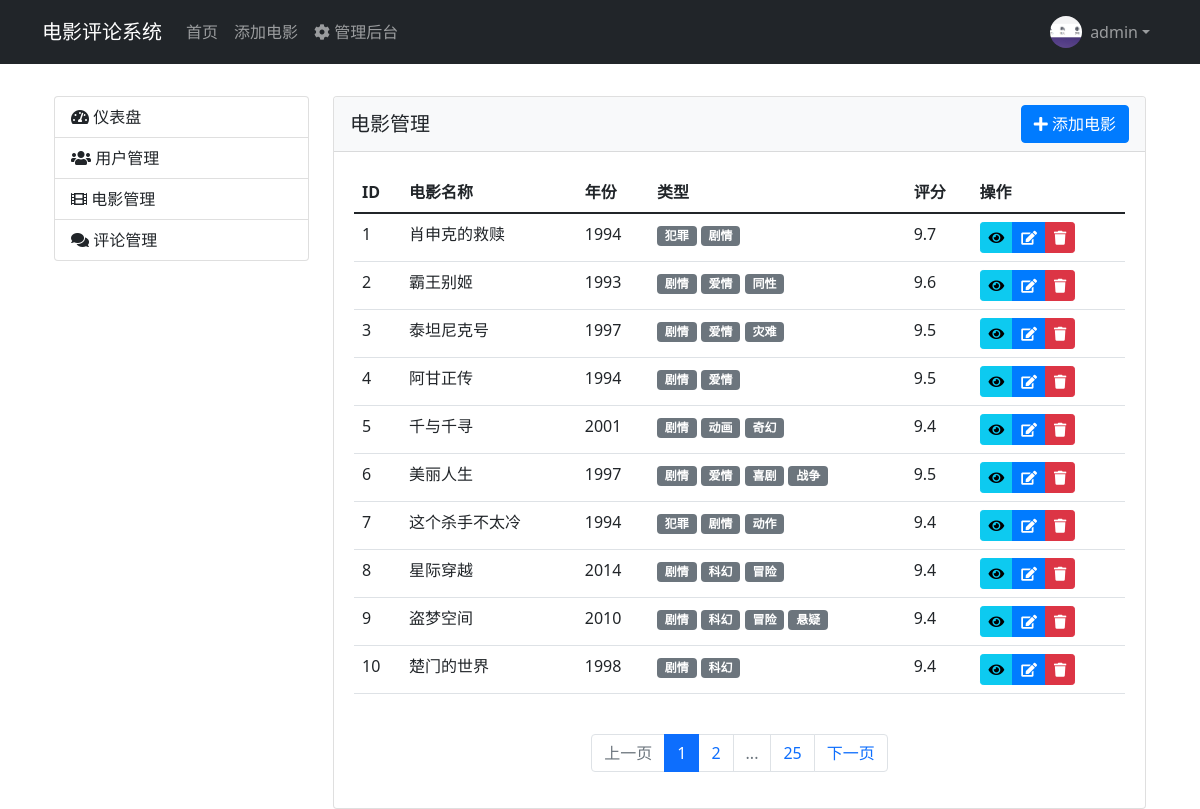
The page /admin/movies (signed in) on the database its author committed.
### models/user_models.py (models this page shows, shortened)
class User(Base):
    __tablename__ = 'users'
    id = Column(Integer, primary_key=True)
    username = Column(String(80), unique=True, nullable=False)
    email = Column(String(120), unique=True, nullable=False)
    password_hash = Column(String(128))
    avatar = Column(String(255))
    phone = Column(String(20))
    bio = Column(Text)
    created_at = Column(DateTime, default=datetime.utcnow)
    role_id = Column(Integer, ForeignKey('roles.id'))
    role = relationship('Role', back_populates='users')
    reviews = relationship('Review', back_populates='author')

### models/movie_models.py (models this page shows)
class Movie(Base):
    __tablename__ = 'movies'
    id = Column(Integer, primary_key=True)
    link = Column(String(255))
    img_src = Column(String(255))
    title = Column(String(100))
    rating = Column(Float)
    judge_num = Column(Integer)
    quote = Column(Text)
    director = Column(String(100))
    actors = Column(String(200))
    year = Column(String(10))
    country = Column(String(50))
    duration = Column(String(20))
    created_at = Column(DateTime, default=datetime.utcnow)
    genres = relationship('MovieGenre', back_populates='movie', lazy='joined')
    reviews = relationship('Review', back_populates='movie', lazy='dynamic')

class MovieGenre(Base):
    __tablename__ = 'movie_genres'
    id = Column(Integer, primary_key=True)
    movie_id = Column(Integer, ForeignKey('movies.id'), nullable=False)
    genre_id = Column(Integer, ForeignKey('genres.id'), nullable=False)
    movie = relationship('Movie', back_populates='genres')
    genre = relationship('Genre', back_populates='movies')

class Genre(Base):
    __tablename__ = 'genres'
    id = Column(Integer, primary_key=True)
    name = Column(String(50), unique=True, nullable=False)
    movies = relationship('MovieGenre', back_populates='genre')

### apps/admin/router.py (the view)
@router.get("/admin/movies", name="manage_movies")
async def manage_movies(request: Request, db: Session = Depends(get_db), current_user=Depends(get_current_user), page: int = Query(1, ge=1)):
    if not current_user or not current_user.can(Permission.ADMIN):
        return RedirectResponse(url="/auth/login", status_code=303)
    per_page = 10
    query = db.query(Movie).order_by(Movie.created_at.desc() if hasattr(Movie, 'created_at') else Movie.id.desc())
    total = query.count()
    movies = query.offset((page - 1) * per_page).limit(per_page).all()
    pagination = Pagination(page, per_page, total)
    return templates.TemplateResponse(
        "admin/movies.html",
        {
            "request": request,
            "current_user": current_user,
            "movies": movies,
            "pagination": pagination,
            "Permission": Permission
        }
    )

### templates/admin/movies.html (shortened to what this page needs)
{% extends "admin/dashboard.html" %}
{% block admin_content %}
<div class="card">
    <div class="card-header d-flex justify-content-between align-items-center">
        <h5 class="mb-0">电影管理</h5>
        <a href="{{ request.url_for('add_movie') }}" class="btn btn-primary">
            <i class="fas fa-plus"></i> 添加电影
        </a>
    </div>
    <div class="card-body">
        <div class="table-responsive">
            <table class="table table-hover">
                <thead>
                    <tr>
                        <th>ID</th>
                        <th>电影名称</th>
                        <th>年份</th>
                        <th>类型</th>
                        <th>评分</th>
                        <th>操作</th>
                    </tr>
                </thead>
                <tbody>
                    {% for movie in movies %}
                    <tr>
                        <td>{{ movie.id }}</td>
                        <td>{{ movie.title }}</td>
                        <td>{{ movie.year }}</td>
                        <td>
                            {% for movie_genre in movie.genres %}
                            <span class="badge bg-secondary">{{ movie_genre.genre.name }}</span>
                            {% endfor %}
                        </td>
                        <td>{{ "%.1f"|format(movie.rating|float) if movie.rating else "暂无" }}</td>
                        <td>
                            <div class="btn-group" role="group">
                                <a href="{{ request.url_for('movie_detail', movie_id=movie.id) }}" class="btn btn-sm btn-info" title="查看">
                                    <i class="fas fa-eye"></i>
                                </a>
                                <a href="{{ request.url_for('admin_edit_movie_page', id=movie.id) }}" class="btn btn-sm btn-primary" title="编辑">
                                    <i class="fas fa-edit"></i>
                                </a>
                                <button type="button" class="btn btn-sm btn-danger" title="删除"
                                        onclick="confirmDelete('{{ movie.id }}', '{{ movie.title }}')"
                                        {% if not current_user.can(Permission.MOVIE_DELETE) %}disabled{% endif %}>
                                    <i class="fas fa-trash"></i>
                                </button>
                            </div>
                        </td>
                    </tr>
                    {% endfor %}
                </tbody>
            </table>
        </div>
        {% if pagination %}
        <nav aria-label="Page navigation" class="mt-4">
            <ul class="pagination justify-content-center">
                {% if pagination.has_prev %}
                <li class="page-item">
                    <a class="page-link" href="{{ request.url_for('manage_movies') }}?page={{ pagination.prev_num }}">上一页</a>
                </li>
                {% else %}
                <li class="page-item disabled">
                    <span class="page-link">上一页</span>
                </li>
                {% endif %}
                {% for page in pagination.iter_pages() %}
                    {% if page %}
                        {% if page != pagination.page %}
                        <li class="page-item">
                            <a class="page-link" href="{{ request.url_for('manage_movies') }}?page={{ page }}">{{ page }}</a>
                        </li>
                        {% else %}
                        <li class="page-item active">
                            <span class="page-link">{{ page }}</span>
                        </li>
                        {% endif %}
                    {% else %}
                        <li class="page-item disabled">
                            <span class="page-link">...</span>
                        </li>
                    {% endif %}
                {% endfor %}
                {% if pagination.has_next %}
                <li class="page-item">
                    <a class="page-link" href="{{ request.url_for('manage_movies') }}?page={{ pagination.next_num }}">下一页</a>
                </li>
                {% else %}
                <li class="page-item disabled">
                    <span class="page-link">下一页</span>
                </li>
                {% endif %}
            </ul>
        </nav>
        {% endif %}
    </div>
</div>
{% endblock %}

### templates/base.html (shortened to what this page needs)
<!DOCTYPE html>
<html lang="zh">
<head>
    <link href="https://cdn.jsdelivr.net/npm/bootstrap@5.1.3/dist/css/bootstrap.min.css" rel="stylesheet">
    <link rel="stylesheet" href="https://cdnjs.cloudflare.com/ajax/libs/font-awesome/5.15.4/css/all.min.css">
    <link rel="stylesheet" href="/static/css/style.css">
</head>
<body>
    <nav class="navbar navbar-expand-lg navbar-dark bg-dark">
        <div class="container">
            <a class="navbar-brand" href="/">电影评论系统</a>
            <div class="collapse navbar-collapse" id="navbarNav">
                <ul class="navbar-nav me-auto">
                    <li class="nav-item">
                        <a class="nav-link" href="/">首页</a>
                    </li>
                    {% if current_user and current_user.can(Permission.MOVIE_EDIT) %}
                    <li class="nav-item">
                        <a class="nav-link" href="/movie/add">添加电影</a>
                    </li>
                    {% endif %}
                    {% if current_user and current_user.can(Permission.ADMIN) %}
                    <li class="nav-item">
                        <a class="nav-link" href="/admin/dashboard">
                            <i class="fas fa-cog"></i> 管理后台
                        </a>
                    </li>
                    {% endif %}
                </ul>
                <ul class="navbar-nav">
                    {% if current_user %}
                    <li class="nav-item dropdown">
                        <a class="nav-link dropdown-toggle d-flex align-items-center" href="#" id="userDropdown" role="button"
                           data-bs-toggle="dropdown" aria-expanded="false">
                            {% if current_user.avatar %}
                            <img src="{{ current_user.avatar }}" alt="头像" class="user-avatar rounded-circle me-2">
                            {% else %}
                            <div class="user-avatar-placeholder me-2">
                                <i class="fas fa-user"></i>
                            </div>
                            {% endif %}
                            {{ current_user.username }}
                        </a>
                    </li>
                    {% endif %}
                </ul>
            </div>
        </div>
    </nav>
    <div class="container mt-4">
        {% block content %}{% endblock %}
    </div>
</body>
</html>

### static/css/style.css (style rules this page uses)
.navbar { margin-bottom: 2rem; }
.card { transition: transform 0.2s; }
.btn-primary { background-color: #007bff; border-color: #007bff; }
.card-header { background-color: #f8f9fa; border-bottom: 1px solid rgba(0,0,0,.125); }
.card-body { padding: 1.25rem; }

### templates/base.html (style rules this page uses)
.user-avatar { width: 32px; height: 32px; object-fit: cover; }

### rows shown on the page
User: avatar (picture), username "admin"
Movie: id "1", title "肖申克的救赎", year "1994", rating "9.7"
MovieGenre: genre.name "犯罪"
MovieGenre: genre.name "剧情"
Movie: id "2", title "霸王别姬", year "1993", rating "9.6"
MovieGenre: genre.name "剧情"
MovieGenre: genre.name "爱情"
MovieGenre: genre.name "同性"
Movie: id "3", title "泰坦尼克号", year "1997", rating "9.5"
MovieGenre: genre.name "剧情"
MovieGenre: genre.name "爱情"
MovieGenre: genre.name "灾难"
Movie: id "4", title "阿甘正传", year "1994", rating "9.5"
MovieGenre: genre.name "剧情"
MovieGenre: genre.name "爱情"
Movie: id "5", title "千与千寻", year "2001", rating "9.4"
MovieGenre: genre.name "剧情"
MovieGenre: genre.name "动画"
MovieGenre: genre.name "奇幻"
Movie: id "6", title "美丽人生", year "1997", rating "9.5"
MovieGenre: genre.name "剧情"
MovieGenre: genre.name "爱情"
MovieGenre: genre.name "喜剧"
MovieGenre: genre.name "战争"
Movie: id "7", title "这个杀手不太冷", year "1994", rating "9.4"
MovieGenre: genre.name "犯罪"
MovieGenre: genre.name "剧情"
MovieGenre: genre.name "动作"
Movie: id "8", title "星际穿越", year "2014", rating "9.4"
MovieGenre: genre.name "剧情"
MovieGenre: genre.name "科幻"
MovieGenre: genre.name "冒险"
Movie: id "9", title "盗梦空间", year "2010", rating "9.4"
MovieGenre: genre.name "剧情"
MovieGenre: genre.name "科幻"
MovieGenre: genre.name "冒险"
MovieGenre: genre.name "悬疑"
Movie: id "10", title "楚门的世界", year "1998", rating "9.4"
MovieGenre: genre.name "剧情"
MovieGenre: genre.name "科幻"

### other values the page prints
{{ page }} "1"
{{ page }} "2" "25"
